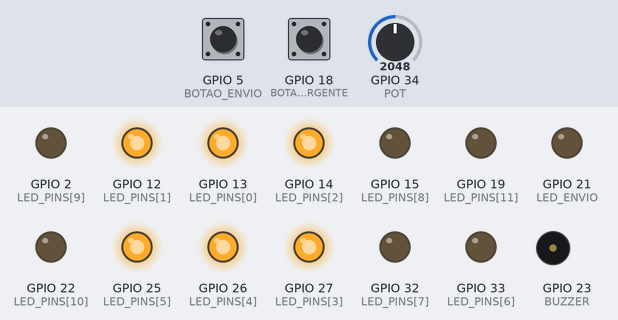
The sketch below on a simulated ESP32. On the bench: output pins drawn as LEDs (lit = HIGH), buzzer (waves = sounding). The inputs (shaded band) are chosen by the test bench; at power-on: GPIO 5 (BOTAO_ENVIO) HIGH, GPIO 18 (BOTAO_URGENTE) HIGH, GPIO 34 (POT) = 2048. WiFi joins after 1.5 s; servers stay silent unless stated; uploads are accepted with an empty reply; what the sketch prints to the serial monitor is not drawn.

Above: at 2.2 s.
2.3 s: GPIO 5 (BOTAO_ENVIO) pulled LOW for 0.15 s
At 2.58 s:
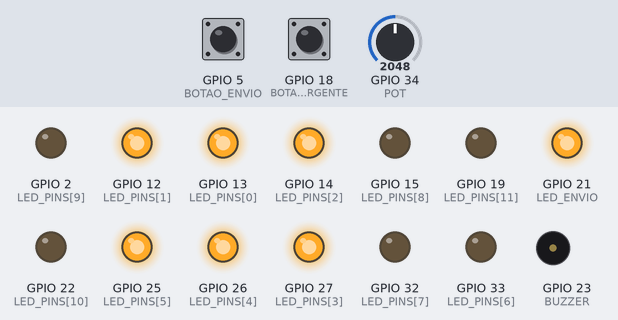
4.1 s: GPIO 18 (BOTAO_URGENTE) pulled LOW for 0.15 s
At 4.3 s:
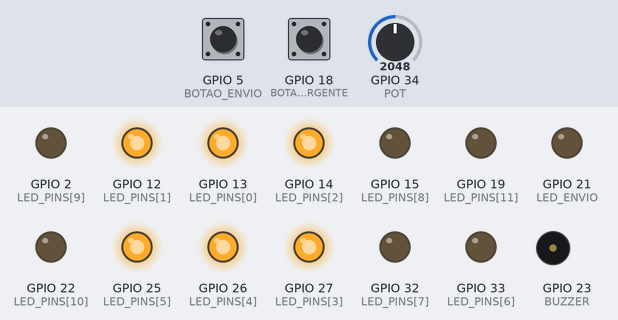
5.9 s: GPIO 34 (POT) set to 2175
7.4 s: GPIO 34 (POT) set to 2236
At 8.5 s:
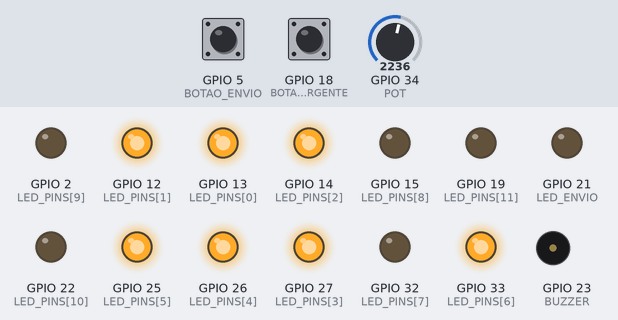
8.9 s: GPIO 5 (BOTAO_ENVIO) pulled LOW for 1 s
At 9.2 s:
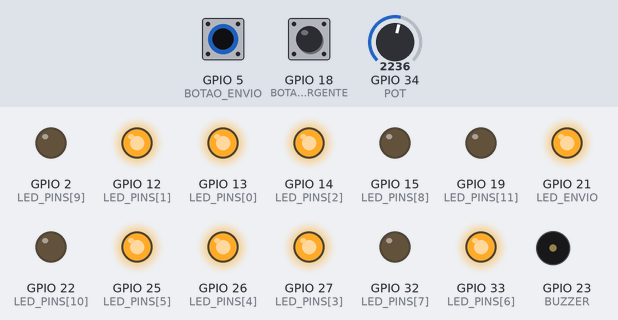
11.4 s: GPIO 18 (BOTAO_URGENTE) pulled LOW for 1 s
At 22.6 s:
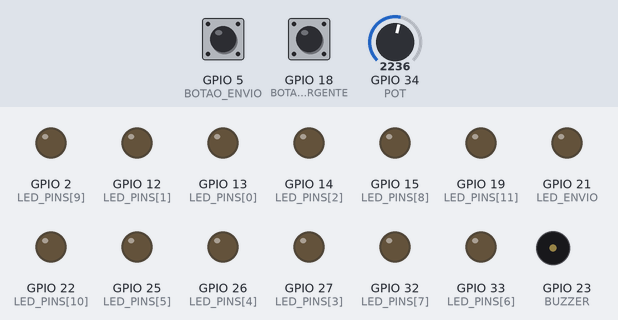
Timing chart, 0 to 22.9 s (numbered marks = the images above; inputs shaded):
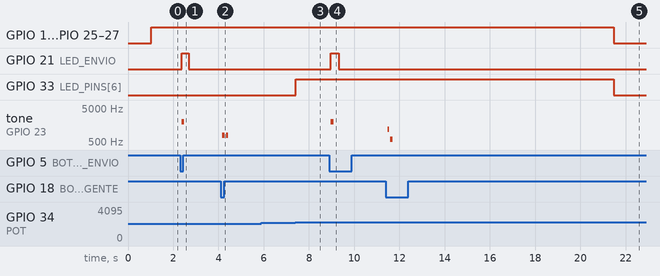

The sketch:

painel1.ino
```cpp
#include <WiFi.h>
#include <HTTPClient.h>

const char* ssid     = "TEATRO";
const char* password = "TEATRO@2026@";

const char* serverUrl = "http://172.16.80.82:5000/update";

#define BOTAO_ENVIO   5
#define BOTAO_URGENTE 18
#define POT           34

#define LED_ENVIO     21
#define BUZZER        23

#define NUM_LEDS 12
#define GRUPO    1

const int LED_PINS[NUM_LEDS] = {
  13, 12, 14, 27, 26, 25,
  33, 32, 15, 2, 22, 19
};

unsigned long lastDebounceEnvio   = 0;
unsigned long lastDebounceUrgente = 0;
unsigned long debounceDelay       = 50;
unsigned long lastSendTime        = 0;
unsigned long sendCooldown        = 3000;

bool lastEnvioState   = HIGH;
bool lastUrgenteState = HIGH;
bool envioState       = HIGH;
bool urgenteState     = HIGH;
bool urgente          = false;

unsigned long ultimoMovimentoPot = 0;
const unsigned long timeoutLED   = 10000;
int  ultimoValorPot              = 0;
bool ledsAtivos                  = false;

unsigned long tempoLedEnvio = 0;
bool ledEnvioLigado         = false;

// ─── BEEP via LEDC (funciona no ESP32) ─────────────────────────────────────
void beep(int freq, int duracao) {
  ledcWriteTone(0, freq);
  ledcWrite(0, 128);       // duty 50%
  delay(duracao);
  ledcWrite(0, 0);         // silencia
}

// ─── LEDS ───────────────────────────────────────────────────────────────────
void atualizarLEDs(int nivel) {
  nivel = constrain(nivel, 0, NUM_LEDS);
  for (int i = 0; i < NUM_LEDS; i++)
    digitalWrite(LED_PINS[i], (i < nivel) ? HIGH : LOW);
}

void apagarLEDs() {
  for (int i = 0; i < NUM_LEDS; i++)
    digitalWrite(LED_PINS[i], LOW);
}

// ─── FEEDBACK BOTÃO ENVIO ──────────────────────────────────────────────────
void acionarFeedbackBotao() {
  digitalWrite(LED_ENVIO, HIGH);
  ledEnvioLigado = true;
  tempoLedEnvio  = millis();
  beep(2000, 120);   // tom agudo, 120ms
}

// ─── FEEDBACK BOTÃO URGENTE ────────────────────────────────────────────────
void acionarFeedbackUrgente(bool estadoUrgente) {
  if (estadoUrgente) {
    // URGENTE ON: dois beeps graves
    beep(800, 100);
    delay(60);
    beep(800, 100);
  } else {
    // URGENTE OFF: beep descendente
    beep(1200, 80);
    delay(40);
    beep(600, 120);
  }
}

// ─── WIFI ───────────────────────────────────────────────────────────────────
void garantirWiFi() {
  if (WiFi.status() == WL_CONNECTED) return;
  Serial.println("🔄 Reconectando WiFi...");
  WiFi.disconnect();
  WiFi.begin(ssid, password);
  int tentativas = 0;
  while (WiFi.status() != WL_CONNECTED && tentativas < 10) {
    Serial.print(".");
    delay(500);
    tentativas++;
  }
  if (WiFi.status() == WL_CONNECTED)
    Serial.println("\n✅ WiFi conectado!");
  else
    Serial.println("\n❌ Falha ao conectar WiFi");
}

// ─── ENVIO HTTP ─────────────────────────────────────────────────────────────
void enviarDados(int nivel) {
  garantirWiFi();
  if (WiFi.status() != WL_CONNECTED) {
    Serial.println("❌ Sem WiFi - envio cancelado");
    return;
  }
  HTTPClient http;
  String url = String(serverUrl) +
               "?grupo=" + GRUPO +
               "&nivel=" + nivel +
               "&urgente=" + String(urgente ? 1 : 0);
  Serial.println("\n📤 ENVIANDO DADOS:");
  Serial.println(url);
  for (int i = 0; i < 3; i++) {
    http.begin(url);
    int code = http.GET();
    Serial.print("Tentativa "); Serial.print(i + 1);
    Serial.print(" | HTTP Code: "); Serial.println(code);
    if (code > 0) {
      Serial.println("✅ Enviado com sucesso!");
      http.end();
      return;
    }
    http.end();
    delay(500);
  }
  Serial.println("❌ Falha no envio após 3 tentativas");
}

// ─── SETUP ──────────────────────────────────────────────────────────────────
void setup() {
  Serial.begin(115200);
  delay(1000);
  Serial.println("=== SISTEMA INICIADO ===");

  pinMode(BOTAO_ENVIO,   INPUT_PULLUP);
  pinMode(BOTAO_URGENTE, INPUT_PULLUP);
  pinMode(POT,           INPUT);
  pinMode(LED_ENVIO,     OUTPUT);
  digitalWrite(LED_ENVIO, LOW);

  // ─── LEDC para o buzzer ───────────────────────────────────────────────────
  ledcSetup(0, 2000, 8);        // canal 0, freq inicial 2kHz, 8 bits
  ledcAttachPin(BUZZER, 0);     // anexa pino ao canal

  for (int i = 0; i < NUM_LEDS; i++) {
    pinMode(LED_PINS[i], OUTPUT);
    digitalWrite(LED_PINS[i], LOW);
  }

  WiFi.begin(ssid, password);
  Serial.println("🔌 Tentando conectar WiFi...");
}

// ─── LOOP ───────────────────────────────────────────────────────────────────
void loop() {

  // ─── POTENCIÔMETRO ───────────────────────────────────────────────────────
  int soma = 0;
  for (int i = 0; i < 10; i++) { soma += analogRead(POT); delay(2); }
  int valorPot = soma / 10;

  if (valorPot < 80)   valorPot = 0;
  if (valorPot > 4015) valorPot = 4095;

  int nivel = constrain(map(valorPot, 0, 4095, 0, NUM_LEDS + 1), 0, NUM_LEDS);

  if (abs(valorPot - ultimoValorPot) > 40) {
    ultimoMovimentoPot = millis();
    ledsAtivos         = true;
    ultimoValorPot     = valorPot;
  }

  if (ledsAtivos) atualizarLEDs(nivel);

  if (ledsAtivos && millis() - ultimoMovimentoPot > timeoutLED) {
    apagarLEDs();
    ledsAtivos = false;
    Serial.println("💤 LEDs desligados por inatividade");
  }

  if (ledEnvioLigado && millis() - tempoLedEnvio > 300) {
    digitalWrite(LED_ENVIO, LOW);
    ledEnvioLigado = false;
  }

  // ─── BOTÃO URGENTE ───────────────────────────────────────────────────────
  int readUrgente = digitalRead(BOTAO_URGENTE);
  if (readUrgente != lastUrgenteState) lastDebounceUrgente = millis();

  if ((millis() - lastDebounceUrgente) > debounceDelay) {
    if (readUrgente == LOW && urgenteState == HIGH) {
      urgente = !urgente;
      Serial.print("🔴 URGENTE TOGGLE: ");
      Serial.println(urgente ? "ON (1)" : "OFF (0)");
      ultimoMovimentoPot = millis();
      ledsAtivos         = true;

      acionarFeedbackUrgente(urgente);  // ← feedback adicionado aqui
    }
    urgenteState = readUrgente;
  }
  lastUrgenteState = readUrgente;

  // ─── BOTÃO ENVIO ─────────────────────────────────────────────────────────
  int readEnvio = digitalRead(BOTAO_ENVIO);
  if (readEnvio != lastEnvioState) lastDebounceEnvio = millis();

  if ((millis() - lastDebounceEnvio) > debounceDelay) {
    if (readEnvio == LOW && envioState == HIGH) {
      Serial.println("📥 BOTÃO ENVIO PRESSIONADO");
      acionarFeedbackBotao();
      ultimoMovimentoPot = millis();
      ledsAtivos         = true;

      if (millis() - lastSendTime > sendCooldown) {
        Serial.print("Estado urgente atual: ");
        Serial.println(urgente ? "1" : "0");
        enviarDados(nivel);
        lastSendTime = millis();
      } else {
        Serial.println("⏳ Cooldown ativo, não enviou");
      }
    }
    envioState = readEnvio;
  }
  lastEnvioState = readEnvio;
}
```

Measured:
- the behaviour switches between 2204 and 2205 on GPIO 34 (POT) (found by bisection; images 2 and 3)
- after the input at 2.3 s, GPIO 21 (LED_ENVIO): LOW → HIGH after 0.07 s, → LOW 0.31 s later; tone on GPIO 23 (BUZZER): silent → 2000 Hz after 0.07 s, → silent 0.12 s later
- after the input at 4.1 s, tone on GPIO 23 (BUZZER): alternates 800 Hz for 0.10 s and silent for 0.06 s, 4 changes in all, then stays silent, starting after 0.07 s
- after the input at 5.9 s, every drawn part: stays the same
- after the input at 7.4 s, GPIO 33 (LED_PINS[6]): LOW → HIGH at once
- after the input at 8.9 s, GPIO 21 (LED_ENVIO): LOW → HIGH after 0.07 s, → LOW 0.35 s later; tone on GPIO 23 (BUZZER): silent → 2000 Hz after 0.07 s, → silent 0.12 s later
- after the input at 11.4 s, GPIO 12 (LED_PINS[1]), GPIO 13 (LED_PINS[0]), GPIO 14 (LED_PINS[2]), GPIO 25 (LED_PINS[5]), GPIO 26 (LED_PINS[4]), GPIO 27 (LED_PINS[3]), GPIO 33 (LED_PINS[6]): HIGH → LOW after 10.1 s instead of 7.7 s; tone on GPIO 23 (BUZZER): silent → 1200 Hz after 0.07 s, → silent 0.08 s later, → 600 Hz 0.04 s later, → silent 0.12 s later
